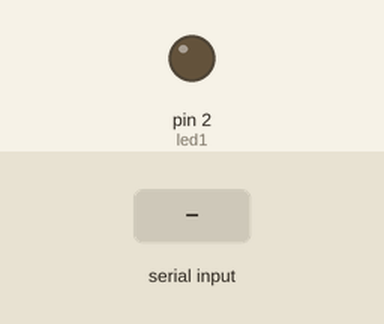
A sketch run on a simulated Arduino Uno, built with avr-gcc and run on an emulated ATmega328P. Parts: output pins drawn as LEDs (lit = HIGH). Inputs (shaded band) come from the test bench.

Above: at 1.2 s.
1.3 s: "a" received over Serial
At 1.8 s:
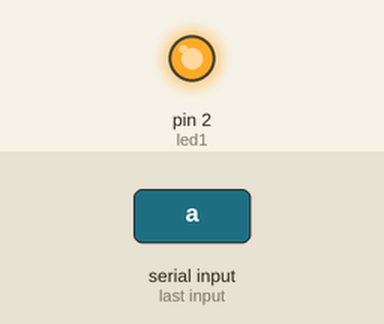
2.8 s: "b" received over Serial
At 4.1 s:
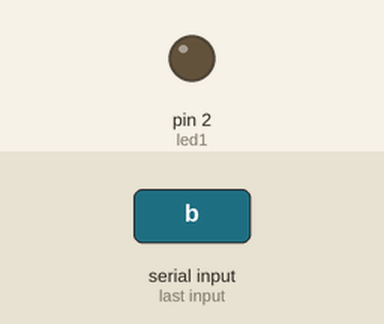
Timing chart, 0 to 5.8 s (numbered marks = the images above; inputs shaded):
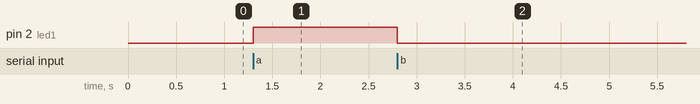

Measured:
- after the input at 1.3 s, pin 2 (led1): LOW → HIGH at once
- after the input at 2.8 s, pin 2 (led1): HIGH → LOW at once

The sketch:

led_control_blue.ino
```cpp
int led1 = 2;

int estado = 0;

void setup()
{
  Serial.begin(9600);
  pinMode(led1, OUTPUT);

}

void loop()
{
  if ( Serial.available() > 0)
  {
    estado = Serial.read();
  }
  switch ( estado)
  {
    case 'a':
      digitalWrite(led1, HIGH);
      break;
    case 'b':
      digitalWrite(led1, LOW);
      break;

  }
}
```
